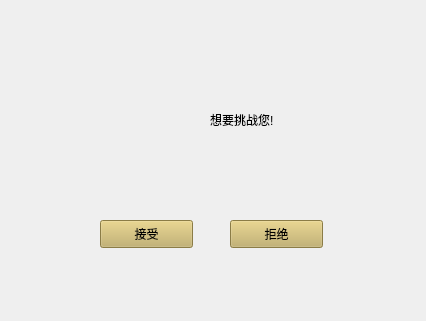
<?xml version="1.0" encoding="UTF-8"?>
<ui version="4.0">
 <class>Invatewin</class>
 <widget class="QWidget" name="Invatewin">
  <property name="geometry">
   <rect>
    <x>0</x>
    <y>0</y>
    <width>426</width>
    <height>321</height>
   </rect>
  </property>
  <property name="windowTitle">
   <string>Invatewin</string>
  </property>
  <widget class="QPushButton" name="btnreject">
   <property name="geometry">
    <rect>
     <x>230</x>
     <y>220</y>
     <width>93</width>
     <height>28</height>
    </rect>
   </property>
   <property name="styleSheet">
    <string notr="true">font: 12pt &quot;楷体&quot;;
background-color: rgb(195, 174, 98);</string>
   </property>
   <property name="text">
    <string>拒绝</string>
   </property>
  </widget>
  <widget class="QPushButton" name="btnrecv">
   <property name="geometry">
    <rect>
     <x>100</x>
     <y>220</y>
     <width>93</width>
     <height>28</height>
    </rect>
   </property>
   <property name="styleSheet">
    <string notr="true">font: 12pt &quot;楷体&quot;;
background-color: rgb(195, 174, 98);</string>
   </property>
   <property name="text">
    <string>接受</string>
   </property>
  </widget>
  <widget class="QLabel" name="labid">
   <property name="geometry">
    <rect>
     <x>40</x>
     <y>100</y>
     <width>161</width>
     <height>40</height>
    </rect>
   </property>
   <property name="styleSheet">
    <string notr="true">font: 12pt &quot;楷体&quot;;
</string>
   </property>
   <property name="text">
    <string/>
   </property>
   <property name="alignment">
    <set>Qt::AlignRight|Qt::AlignTrailing|Qt::AlignVCenter</set>
   </property>
  </widget>
  <widget class="QLabel" name="label_2">
   <property name="geometry">
    <rect>
     <x>210</x>
     <y>100</y>
     <width>120</width>
     <height>40</height>
    </rect>
   </property>
   <property name="styleSheet">
    <string notr="true">font: 12pt &quot;楷体&quot;;
</string>
   </property>
   <property name="text">
    <string>想要挑战您!</string>
   </property>
  </widget>
 </widget>
 <layoutdefault spacing="6" margin="11"/>
 <resources/>
 <connections/>
</ui>
